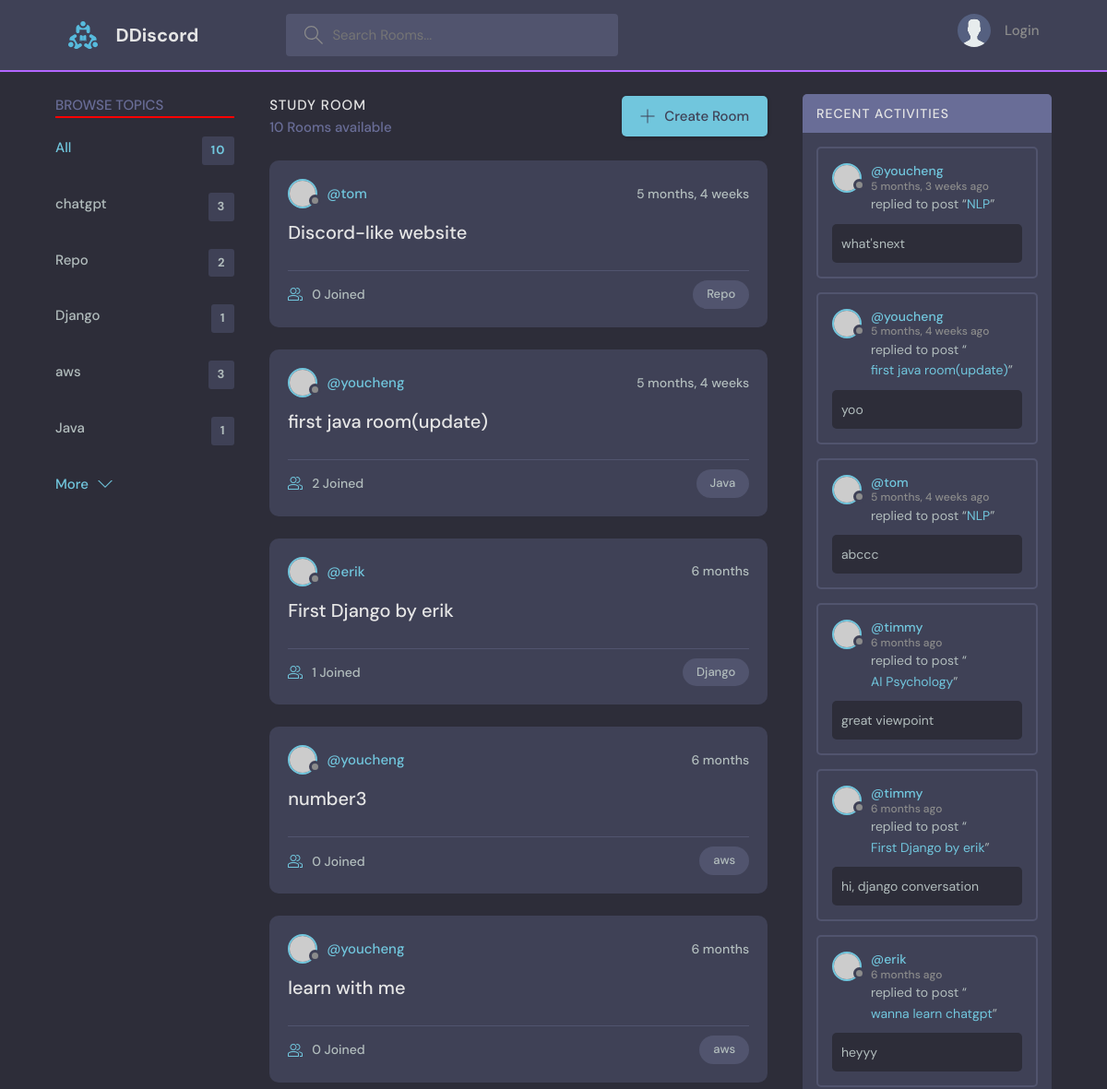
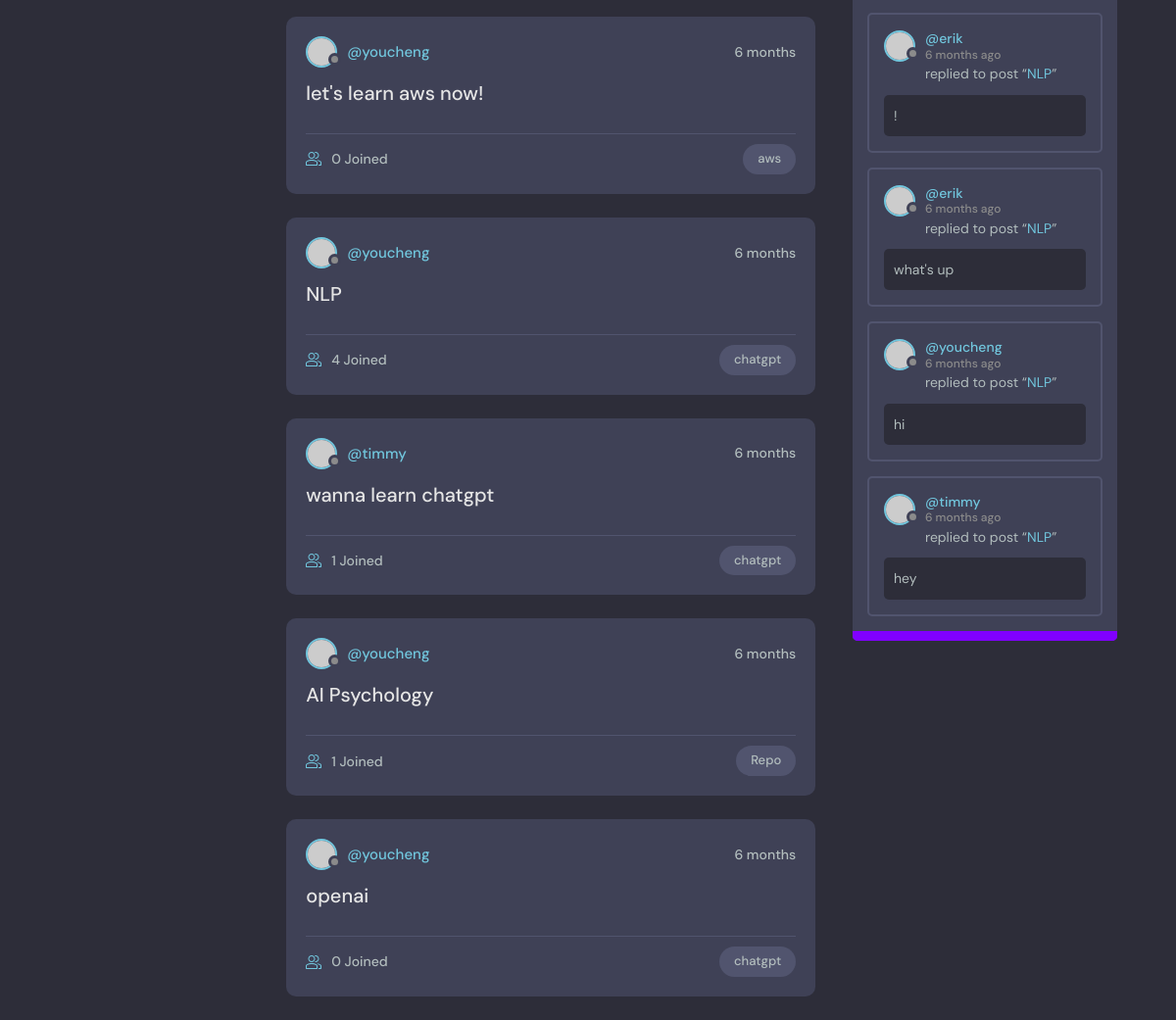
The app's page /, older data (2 pictures, top to bottom).
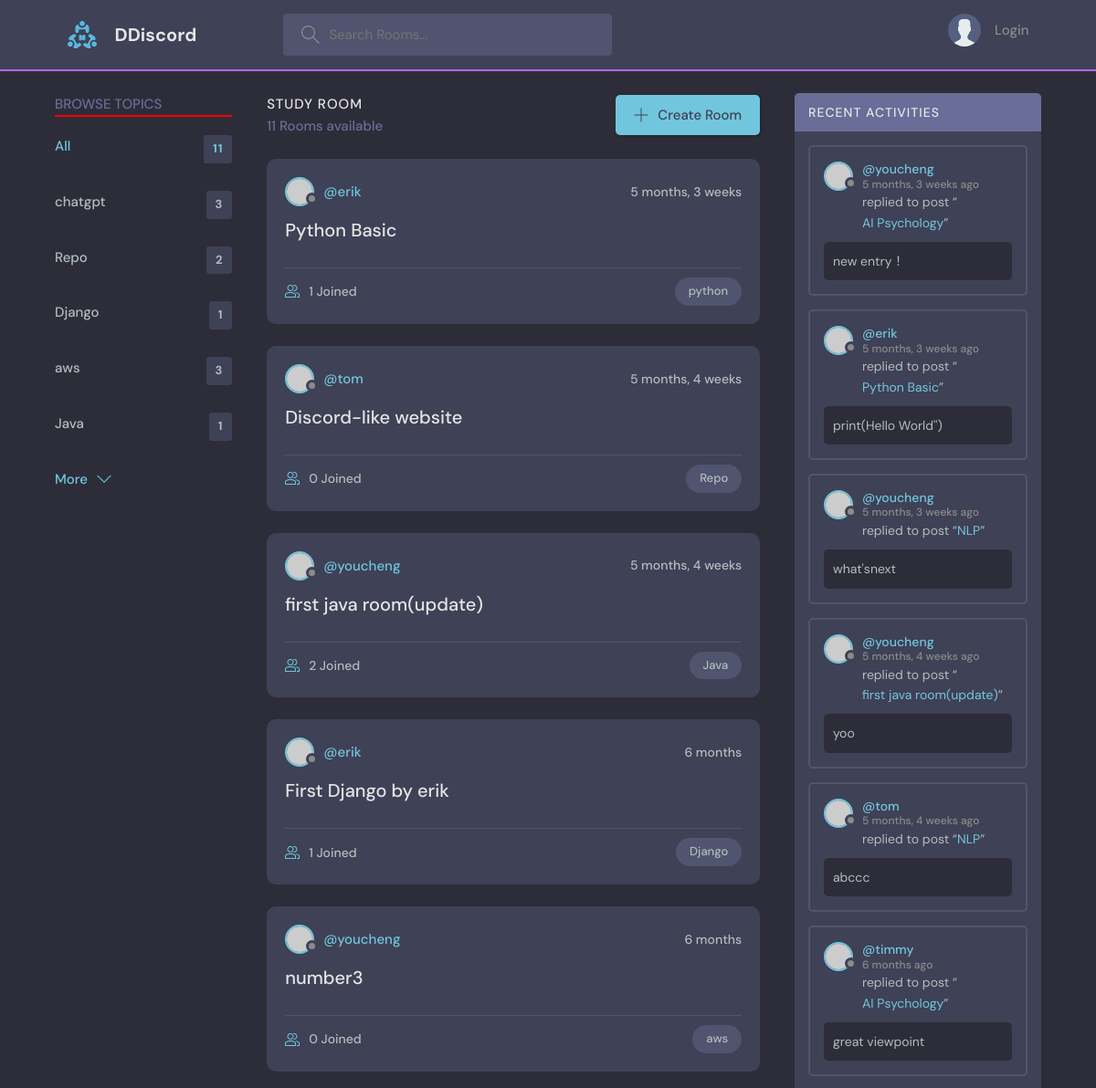
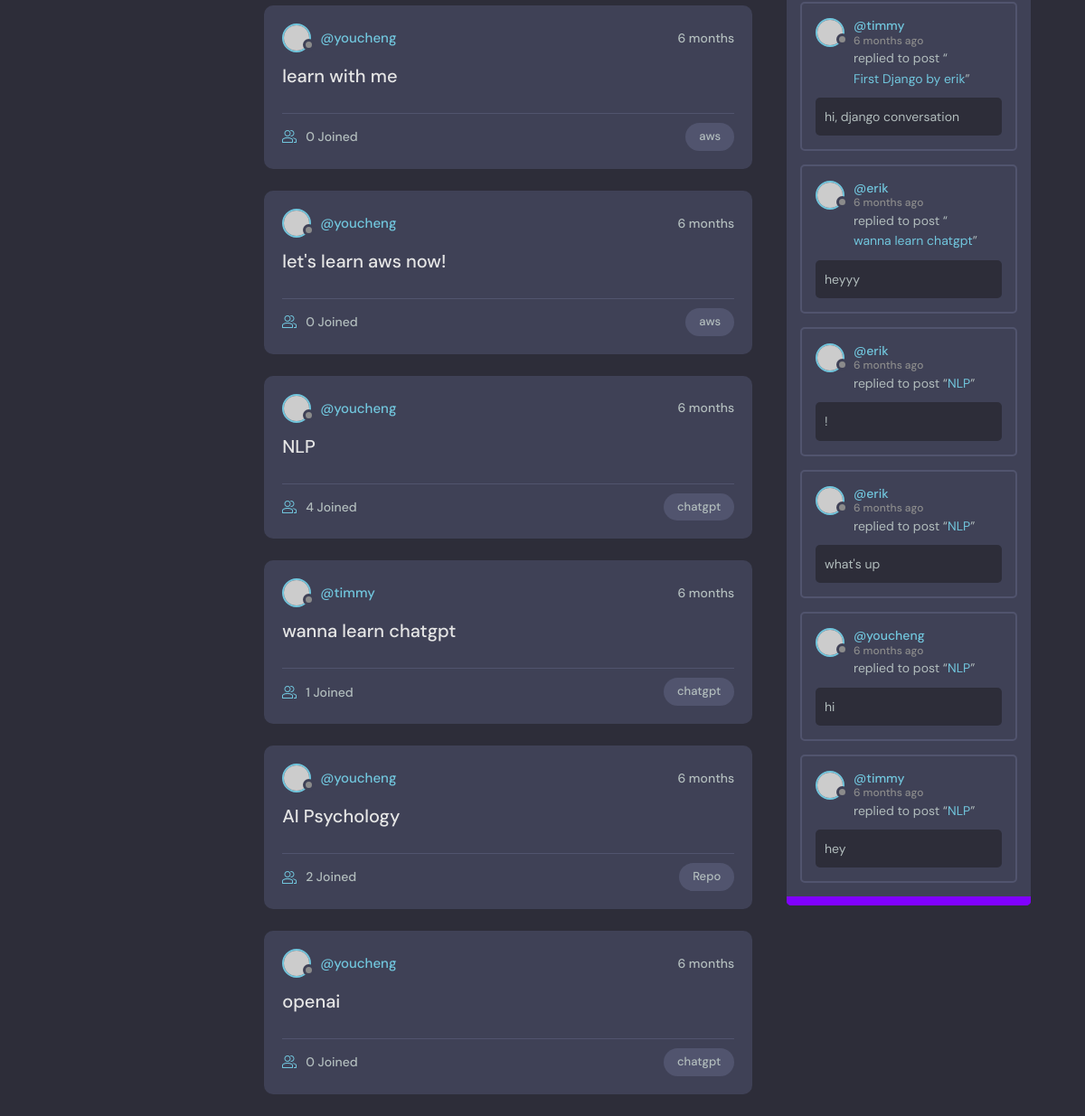
The same page, newer data (2 pictures, top to bottom).
### base/models.py (models this page shows, shortened)
class Topic(models.Model):
    name = models.CharField(max_length=200)

class Room(models.Model): #Room 是 Topic 的child
    host = models.ForeignKey(User, on_delete=models.SET_NULL, null=True)
    topic = models.ForeignKey(Topic, on_delete=models.SET_NULL, null=True) #Class topic在上面，所以直接用，如果是在下面，要以字串'Topic'呼叫
    name = models.CharField(max_length=200)
    description = models.TextField(null=True, blank=True)
    participants = models.ManyToManyField(
        User, related_name='participants', blank=True) #前面用過User表格了，這裡要在取用另一個User表格，所以要related_name
    updated = models.DateTimeField(auto_now=True)
    created = models.DateTimeField(auto_now_add=True)
    class Meta:
       ordering = ['-updated', '-created']
    def __str__(self):
        return self.name

class Message(models.Model):                                    #user 是one-to-many:一個使用者對多個留言
    user = models.ForeignKey(User, on_delete=models.CASCADE) #django內建user model，直接import就可以用
    room = models.ForeignKey(Room, on_delete=models.CASCADE)#Room 是parent table，on_delete:當parent table被刪除時，要怎麼做
    body = models.TextField()
    updated = models.DateTimeField(auto_now=True)
    created = models.DateTimeField(auto_now_add=True)
    class Meta:
        ordering = ['-updated', '-created']

### base/views.py (the view)
# urls.py: path('', views.home, name="home"),
def home(request):
    q = request.GET.get('q') if request.GET.get('q') != None else ''
    rooms = Room.objects.filter(
        Q(topic__name__icontains=q)| #filter parameter符合的topic，icontains使指打部分也能篩選
        Q(name__icontains=q)
        )
    topics = Topic.objects.all()[0:5]
    rooms_count  = rooms.count()
    room_messages = Message.objects.filter(Q(room__topic__name__icontains = q))
    context={'rooms': rooms,
             'topics':topics,
             'rooms_count':rooms_count,
             'room_messages':room_messages}
    return render (request, "base/home.html",context)

### base/templates/base/home.html (shortened to what this page needs)
{% extends 'main.html' %}
{% block content %}
    <main class="layout layout--3">
      <div class="container">
        {% include 'base/topics_component.html' %}
        <div class="roomList">
          <div class="roomList__header">
            <div>
              <h2>Study Room</h2>
              <p>{{rooms_count}} Rooms available</p>
            </div>
            <a class="btn btn--main" href="{% url 'create-room' %}">
              <svg version="1.1" xmlns="http://www.w3.org/2000/svg" width="32" height="32" viewBox="0 0 32 32">
                <title>add</title>
                <path
                  d="M16.943 0.943h-1.885v14.115h-14.115v1.885h14.115v14.115h1.885v-14.115h14.115v-1.885h-14.115v-14.115z"
                ></path>
              </svg>
              Create Room
            </a>
          </div>
        {% include 'base/feed_component.html' %}
        </div>
        {% include 'base/activity_component.html' %}
      </div>
      </main>
{% endblock %}

### base/templates/base/topics_component.html
<div class="topics">
    <div class="topics__header">
      <h2>Browse Topics</h2>
      <hr color="red">
    </div>
    <ul class="topics__list">
      <li>
        <a href="{% url 'home' %}" class="active">All <span>{{rooms_count}}</span></a>
      </li>
      {% for topic in topics %}
      <li>
        <a href="{% url 'home' %}?q={{topic.name}}">{{topic.name}} <span>{{topic.room_set.count}}</span></a>
      </li>
      {% endfor%}
    </ul>
    <a class="btn btn--link" href="{% url 'topics' %}">
      More
      <svg version="1.1" xmlns="http://www.w3.org/2000/svg" width="32" height="32" viewBox="0 0 32 32">
        <title>chevron-down</title>
        <path d="M16 21l-13-13h-3l16 16 16-16h-3l-13 13z"></path>
      </svg>
    </a>
  </div>

### base/templates/base/feed_component.html (shortened to what this page needs)
{% for room in rooms %}
<div class="roomListRoom">
    <div class="roomListRoom__header">
      <a href="{% url 'user-profile' room.host.id %}" class="roomListRoom__author">
        <div class="avatar avatar--small">
          <img src="https://randomuser.me/api/portraits/women/11.jpg" />
        </div>
        <span>@{{room.host.username}}</span>
      </a>
      <div class="roomListRoom__actions">
        <span>{{room.created|timesince}}</span>
      </div>
    </div>
    <div class="roomListRoom__content">
      <a href="{% url 'room' room.id %}">{{room.name}}</a>
    </div>
    <div class="roomListRoom__meta">
      <a href="{% url 'room' room.id %}" class="roomListRoom__joined">
        {{room.participants.all.count}} Joined
      </a>
      <p class="roomListRoom__topic">{{room.topic.name}}</p>
    </div>
  </div>
  {% endfor %}

### base/templates/base/activity_component.html (shortened to what this page needs)
<div class="activities">
    <div class="activities__header">
      <h2>Recent Activities</h2>
    </div>
    {% for message in room_messages %}
        <div class="activities__box">
            <div class="activities__boxHeader roomListRoom__header">
                <a href="{% url 'user-profile' message.user.id %}" class="roomListRoom__author">
                <div class="avatar avatar--small">
                    <img src="https://randomuser.me/api/portraits/women/11.jpg" />
                </div>
                <p>
                    @{{message.user}}
                    <span>{{message.created|timesince}} ago</span>
                </p>
                </a>
            </div>
            <div class="activities__boxContent">
                <p>replied to post “<a href="">{{message.room}}</a>”</p>
                <div class="activities__boxRoomContent">
                    {{message.body}}
                </div>
            </div>
        </div>
    {% endfor %}
    <hr color="#8000ff" style="height:10px">
  </div>

Row changes from the older to the newer data that the page shows:
added Room: host.username "erik", created "5 months, 3 weeks", name "Python Basic", participants.all.count "1", topic.name "python"
computed for Room "AI Psychology": participants.all.count "1" → "2"
added Message: user "youcheng", created "5 months, 3 weeks", room "AI Psychology", body "new entry！"
added Message: user "erik", created "5 months, 3 weeks", room "Python Basic", body "print(Hello World'')"
Text that changed along with them:
{{ rooms_count }}: "10" → "11"
